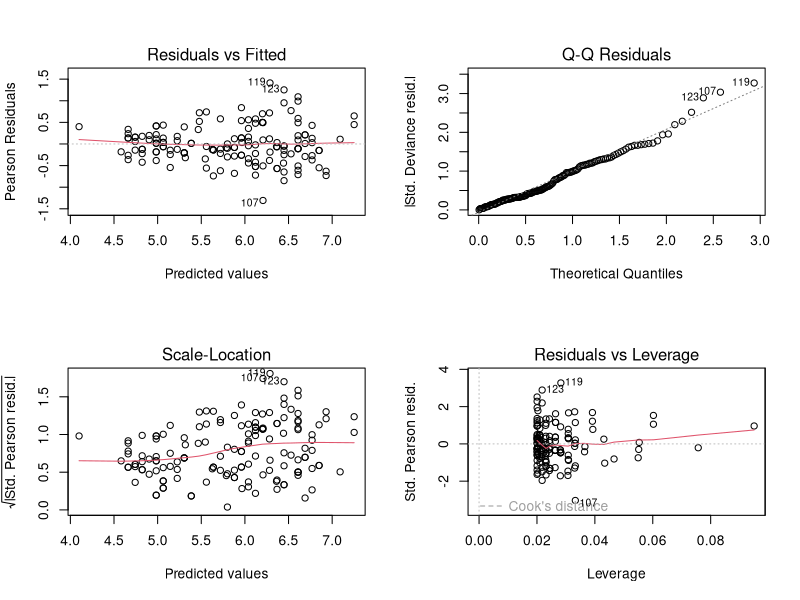
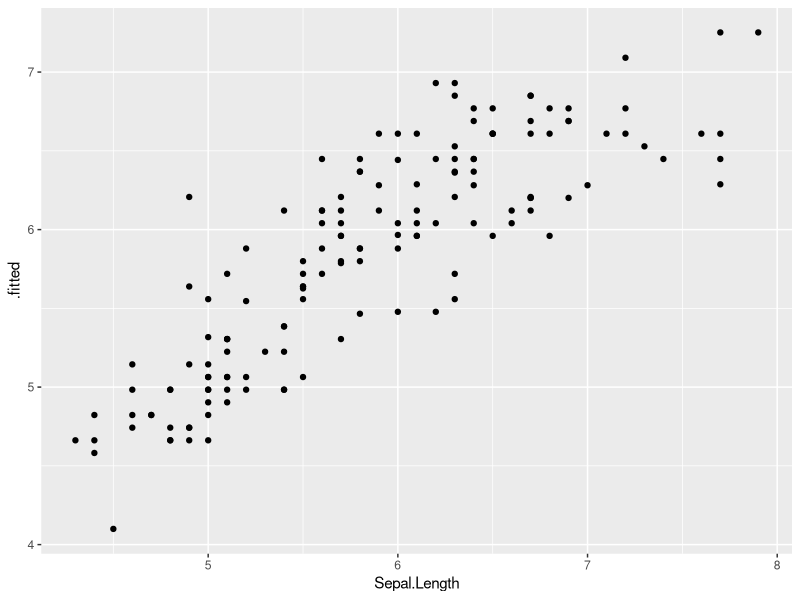
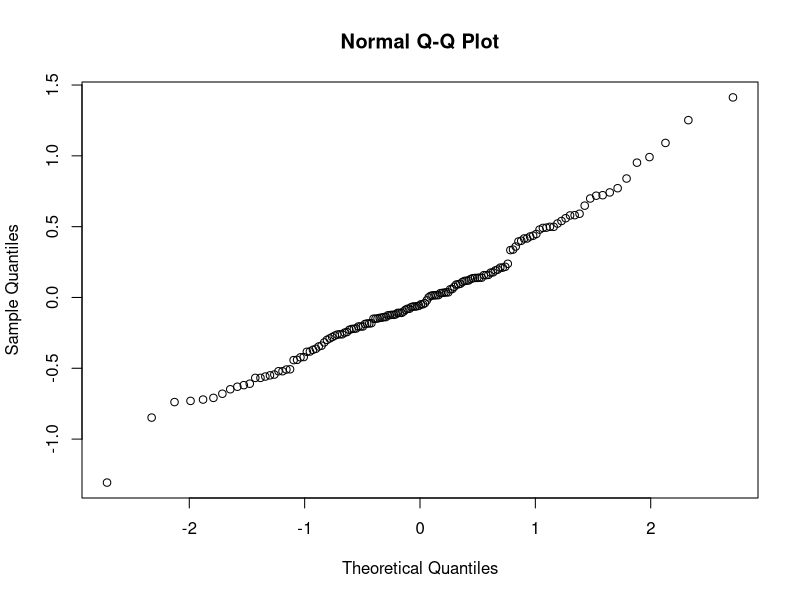
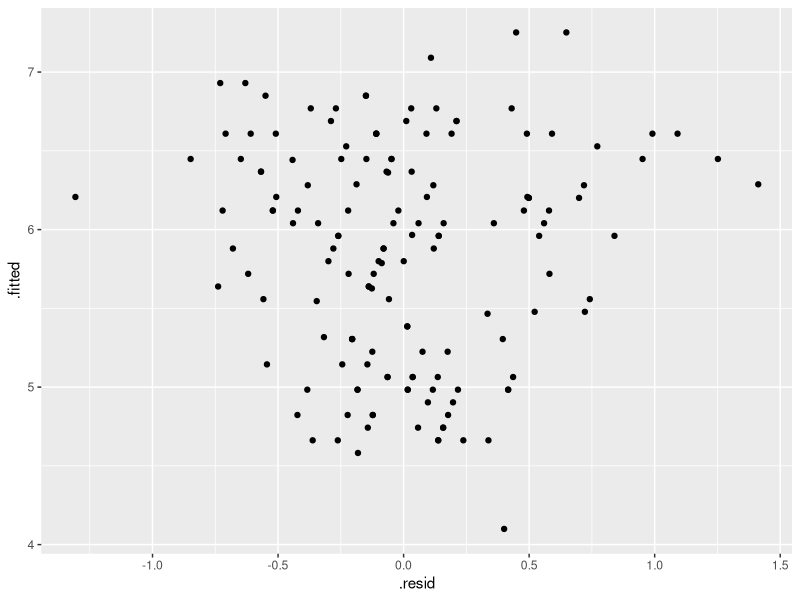

R code for these plots, in order:
# June 28 2019
# Broom package presentation

# remember to set your working directory
setwd("~/") # everything of mine will be saved in the documents folder

library(broom)
# tidies up R regression output (in short)
# broom has 3 important functions (1) tidy(), (2) augment() & (3) glance()
# we'll go through them one at a time:

#Let's' us the iris dataset 
data("iris")
head(iris)

# Tidy ------------------------------------------------------------------------
# suppose we fit a simple glm
outglm1 <- glm(Sepal.Length ~ Sepal.Width + Species, data = iris)
# The summary comand below gives you the model output but it may be taxing to have to
#    copy this into word or even play around with the output ...
summary(outglm1)

# the tidy command will put your coefficients in a nice table
t1 <- tidy(outglm1)
t1
# so you can do nice things like rounding or format for an article
# in the following, we just add the estimate (standard error) and save that in a file
t1$nice_est <- paste0(round(t1$estimate, 2), " (", round(t1$std.error, 2), ")")
t1
write.csv(t1, "really_nice_manuscript_table.csv")


# tidy is also useful when you want to compare models:
# this this new model has Petal length added to the previous one...
outglm2 <- glm(Sepal.Length ~ Sepal.Width + Petal.Length + Species, data = iris)

t2 <- tidy(outglm2)
t1 <- tidy(outglm1)

t1$model <- "Simple Happy"
t2$model <- "My supervisor made me do it"

t1
t2
tt <- rbind(t1, t2) #combining the two model summaries in one table
tt
data.frame(tt)

# Glance -------------------------------------------------------------------------
# glance puts all your model summary statistics in a table...
# you can use this if you have multiple models you can us this to compare summary stats

glance(outglm1)
glance(outglm2)
rbind(glance(outglm1),glance(outglm1))


# Augment -----------------------------------------------------------------------
# augment can be used to add model predictions/ residuals/ e.t.c to your data 
# useful when you want to make prettier model diagnostic plots using ggplot

data.frame(iris) # the dataset we're using notice it only has 5 columns
pred1 <- augment(outglm1)
head(pred1) # augment has added the fitted values, residuals, cook's d, e.t.c

par(mfrow=c(2,2))
plot(outglm1) # this is what you would have got by default
par(mfrow =c(1,1))
# but now that you have all the info in a tibble, you can use ggplot to make them nicer
library(ggplot2)
ggplot(pred1, aes(Sepal.Length, .fitted)) + geom_point() #observed v fitted
qqnorm(pred1$.resid)
ggplot(pred1, aes(.resid, .fitted)) + geom_point()


# works with glms, clustering algorithms, e.t.c